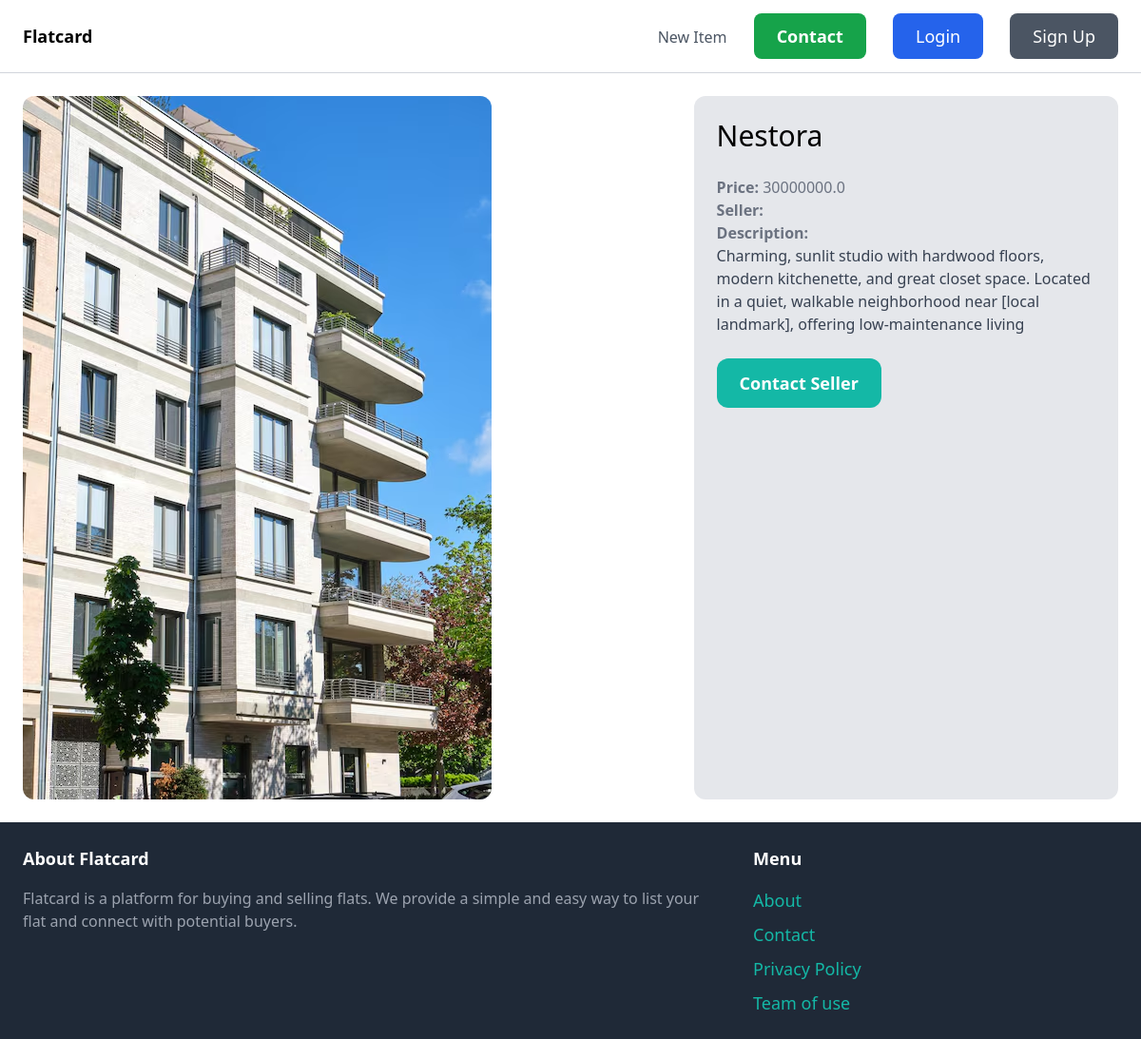
Screenshot of /items/2/ with the database file from the repository.
### items/models.py (models this page shows, shortened)
class Item(models.Model):
    category = models.ForeignKey(Category, related_name='items', on_delete=models.CASCADE)
    name = models.CharField(max_length=300)
    description = models.TextField(blank=True, null=True)
    price = models.FloatField()
    is_sold = models.BooleanField(default=False)
    created_by = models.ForeignKey(User, related_name='items', on_delete=models.CASCADE)
    created_at = models.DateTimeField(auto_now_add=True)
    image = models.ImageField(upload_to='items_images', blank=True, null=True)
    "image = models.ImageField(upload_to='items_images', blank=True, null=True)"

### items/views.py (the view)
# urls.py: path('<int:pk>/', views.detail, name='detail'),
def detail(request, pk):
    item = get_object_or_404(Item, pk=pk)
    return render(request, 'items/detail.html', {
        'item': item
    })

### items/templates/items/detail.html (shortened to what this page needs)
{% extends 'core/base.html' %}
{% block content %}
<div class="grid grid-cols-5 gap-6">
    <div class="col-span-3">
        {% if item.image %}
            <img src="{{ item.image.url }}" class="rounded-xl">
        {% else %}
            <div class="w-full h-64 bg-gray-200 rounded-xl flex items-center justify-center text-gray-500">
            </div>
        {% endif %}
    </div>
    <div class="col-span-2 p-6 bg-gray-200 rounded-xl">
        <h1 class="mb-6 text-3xl">{{ item.name }}</h1>
        <p class="text-gray-500"><strong>Price: </strong> {{ item.price }}</p>
        <p class="text-gray-500"><strong>Seller: </strong> {{ item.seller }}</p>
        {% if item.description %}
             <p class="text-gray-700">
                <strong class="text-gray-500">Description: </strong><br>
                {{ item.description }}
             </p>
        {% endif %}
        <a href="#" class="inline-block mt-6 px-6 py-3 text-lg font-semibold bg-teal-500 text-white rounded-xl hover:bg-teal-700">Contact Seller</a>
    </div>
</div>
{% endblock %}

### rows the page displays
Item: image (picture), name "Nestora", price "30000000.0", description "Charming, sunlit studio with hardwood floors, modern kitchenette, and great closet space. Located in a quiet, walkable neighborhood near [local landmark], offering low-maintenance living"
